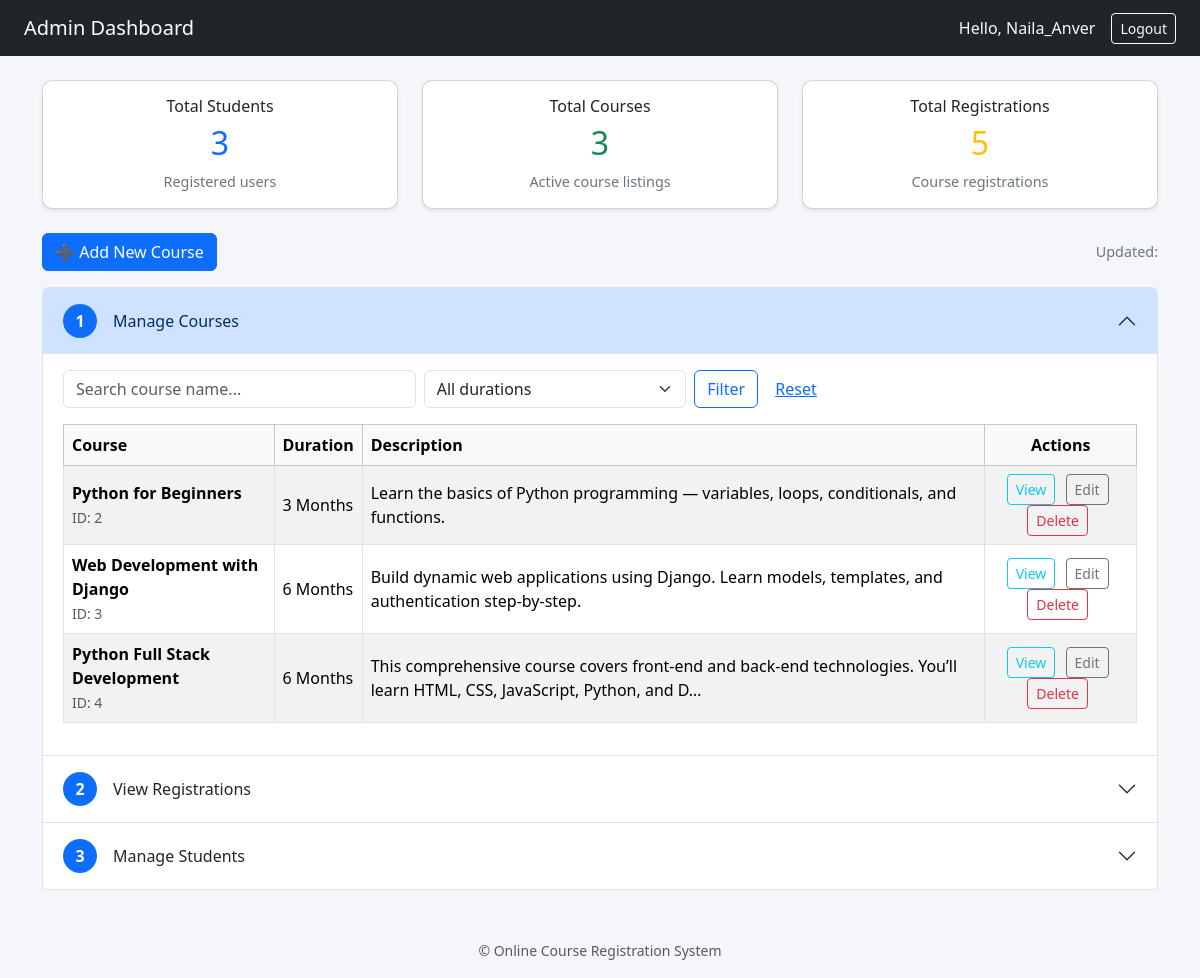
Before: /admin_dashboard/ (signed in) with the older database file.
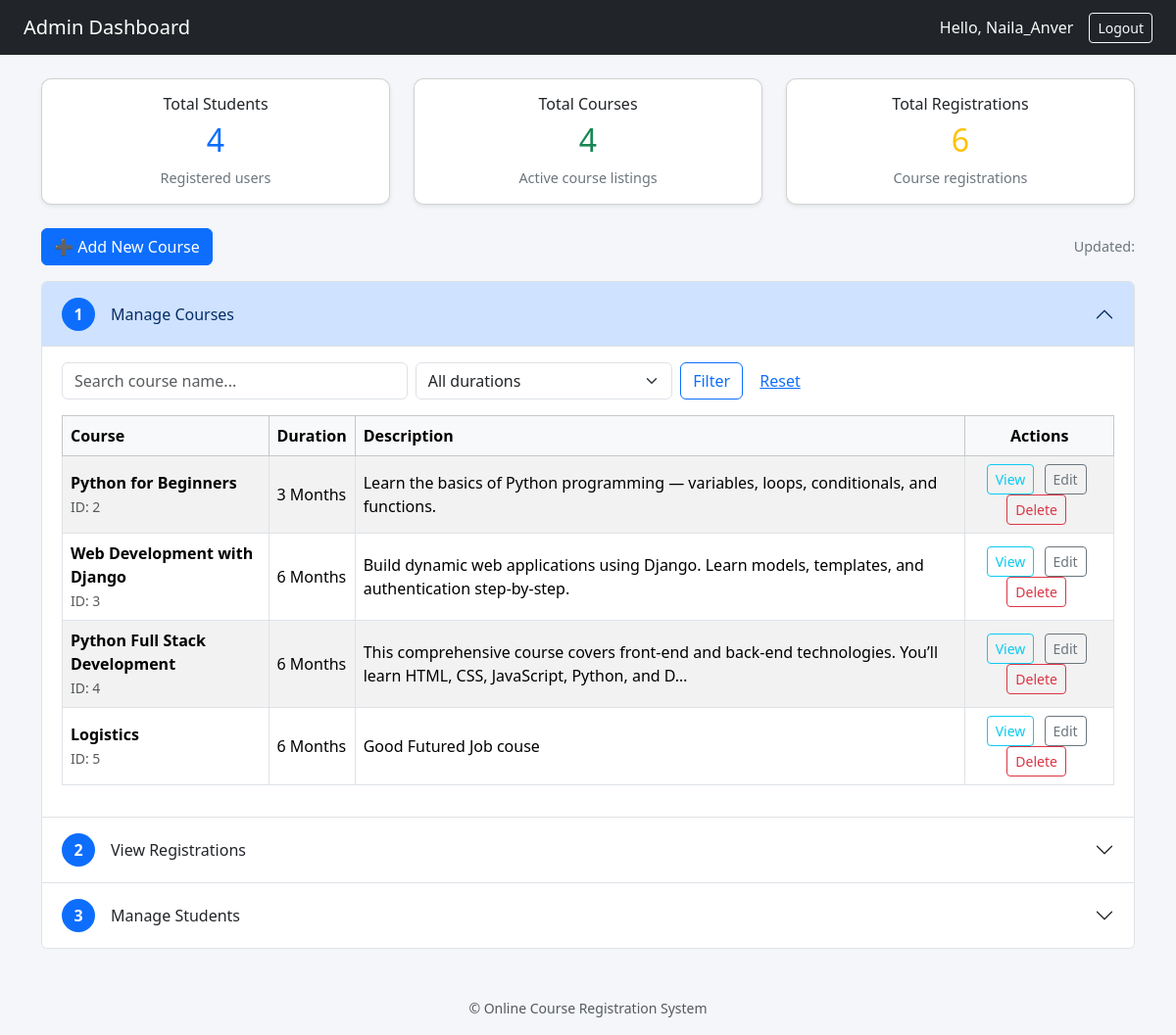
After: the same page with the newer database file.
### course_app/models.py (models this page shows, shortened)
class Course(models.Model):
    DURATION_CHOICE = [
        ('1 Month', '1 Month'),
        ('3 Months', '3 Months'),
        ('6 Months', '6 Months'),
    ]
    course_name = models.CharField(max_length=100)
    duration = models.CharField(max_length=20,choices=DURATION_CHOICE)
    description = models.TextField()
    course_image = models.ImageField(upload_to='course_images/', blank=True, null=True)

### course_app/views.py (the view)
# urls.py: path('admin_dashboard/', views.admin_dashboard, name='admin_dashboard'),
@login_required
def admin_dashboard(request):
    if not request.user.is_superuser:
        return redirect('student_dashboard')
    q = request.GET.get('q', '')
    duration = request.GET.get('duration', '')
    courses = Course.objects.all()
    if q:
        courses = courses.filter(course_name__icontains=q)
    if duration:
        courses = courses.filter(duration__iexact=duration)
    registrations = Registration.objects.select_related('course').all()
    students = User.objects.filter(is_superuser=False).order_by('-date_joined')
    context = {
        'courses': courses,
        'registrations': registrations,
        'students': students,
        'total_courses': courses.count(),
        'total_students': students.count(),
        'total_registrations': registrations.count(),
    }
    return render(request, 'admin_dashboard.html', context)

### course_app/templates/admin_dashboard.html (shortened to what the changed rows need)
{% load static %}
<!DOCTYPE html>
<html lang="en">
<head>
  <link href="https://cdn.jsdelivr.net/npm/bootstrap@5.3.3/dist/css/bootstrap.min.css" rel="stylesheet" />
</head>
<body>
<div class="container mt-4">
  <div class="row g-4 mb-4">
    <div class="col-md-4">
      <div class="card shadow-sm p-3 text-center">
        <h6>Total Students</h6>
        <h2 class="text-primary">{{ total_students }}</h2>
        <div class="small-muted">Registered users</div>
      </div>
    </div>
    <div class="col-md-4">
      <div class="card shadow-sm p-3 text-center">
        <h6>Total Courses</h6>
        <h2 class="text-success">{{ total_courses }}</h2>
        <div class="small-muted">Active course listings</div>
      </div>
    </div>
    <div class="col-md-4">
      <div class="card shadow-sm p-3 text-center">
        <h6>Total Registrations</h6>
        <h2 class="text-warning">{{ total_registrations }}</h2>
        <div class="small-muted">Course registrations</div>
      </div>
    </div>
  </div>
  <div class="accordion" id="adminSteps">
    <div class="accordion-item">
      <h2 class="accordion-header" id="headingCourses">
        <button class="accordion-button" type="button" data-bs-toggle="collapse" data-bs-target="#collapseCourses" aria-expanded="true" aria-controls="collapseCourses">
          <span class="step-badge me-3">1</span> Manage Courses
        </button>
      </h2>
      <div id="collapseCourses" class="accordion-collapse collapse show" aria-labelledby="headingCourses" data-bs-parent="#adminSteps">
        <div class="accordion-body">
          <div class="table-responsive">
            <table class="table table-striped table-bordered align-middle">
              <thead class="table-light">
                <tr>
                  <th>Course</th>
                  <th>Duration</th>
                  <th>Description</th>
                  <th class="text-center">Actions</th>
                </tr>
              </thead>
              <tbody>
                {% for course in courses %}
                <tr>
                  <td>
                    <strong>{{ course.course_name }}</strong><br/>
                    <small class="text-muted">ID: {{ course.id }}</small>
                  </td>
                  <td>{{ course.duration }}</td>
                  <td>{{ course.description|truncatechars:120 }}</td>
                  <td class="text-center action-btns">
                    <a href="{% url 'course_detail' course.id %}" class="btn btn-sm btn-outline-info">View</a>
                    <button class="btn btn-sm btn-outline-secondary" data-bs-toggle="modal" data-bs-target="#editCourseModal{{ course.id }}">Edit</button>
                    <button class="btn btn-sm btn-outline-danger" data-bs-toggle="modal" data-bs-target="#deleteCourseModal{{ course.id }}">Delete</button>
                  </td>
                </tr>
                {% empty %}
                <tr>
                  <td colspan="5" class="text-center text-muted">No courses found.</td>
                </tr>
                {% endfor %}
              </tbody>
            </table>
          </div>
        </div>
      </div>
    </div>
    <div class="accordion-item">
      <h2 class="accordion-header" id="headingRegs">
        <button class="accordion-button collapsed" type="button" data-bs-toggle="collapse" data-bs-target="#collapseRegs" aria-expanded="false" aria-controls="collapseRegs">
          <span class="step-badge me-3">2</span> View Registrations
        </button>
      </h2>
    </div>
    <div class="accordion-item">
      <h2 class="accordion-header" id="headingStudents">
        <button class="accordion-button collapsed" type="button" data-bs-toggle="collapse" data-bs-target="#collapseStudents" aria-expanded="false" aria-controls="collapseStudents">
          <span class="step-badge me-3">3</span> Manage Students
        </button>
      </h2>
    </div>
  </div>
</div>
</body>
</html>

Changed rows visible on the page:
added Course: course_name "Logistics", id "5", duration "6 Months", description "Good Futured Job couse"
Other visible differences:
{{ total_students }}: "3" → "4"
{{ total_courses }}: "3" → "4"
{{ total_registrations }}: "5" → "6"
